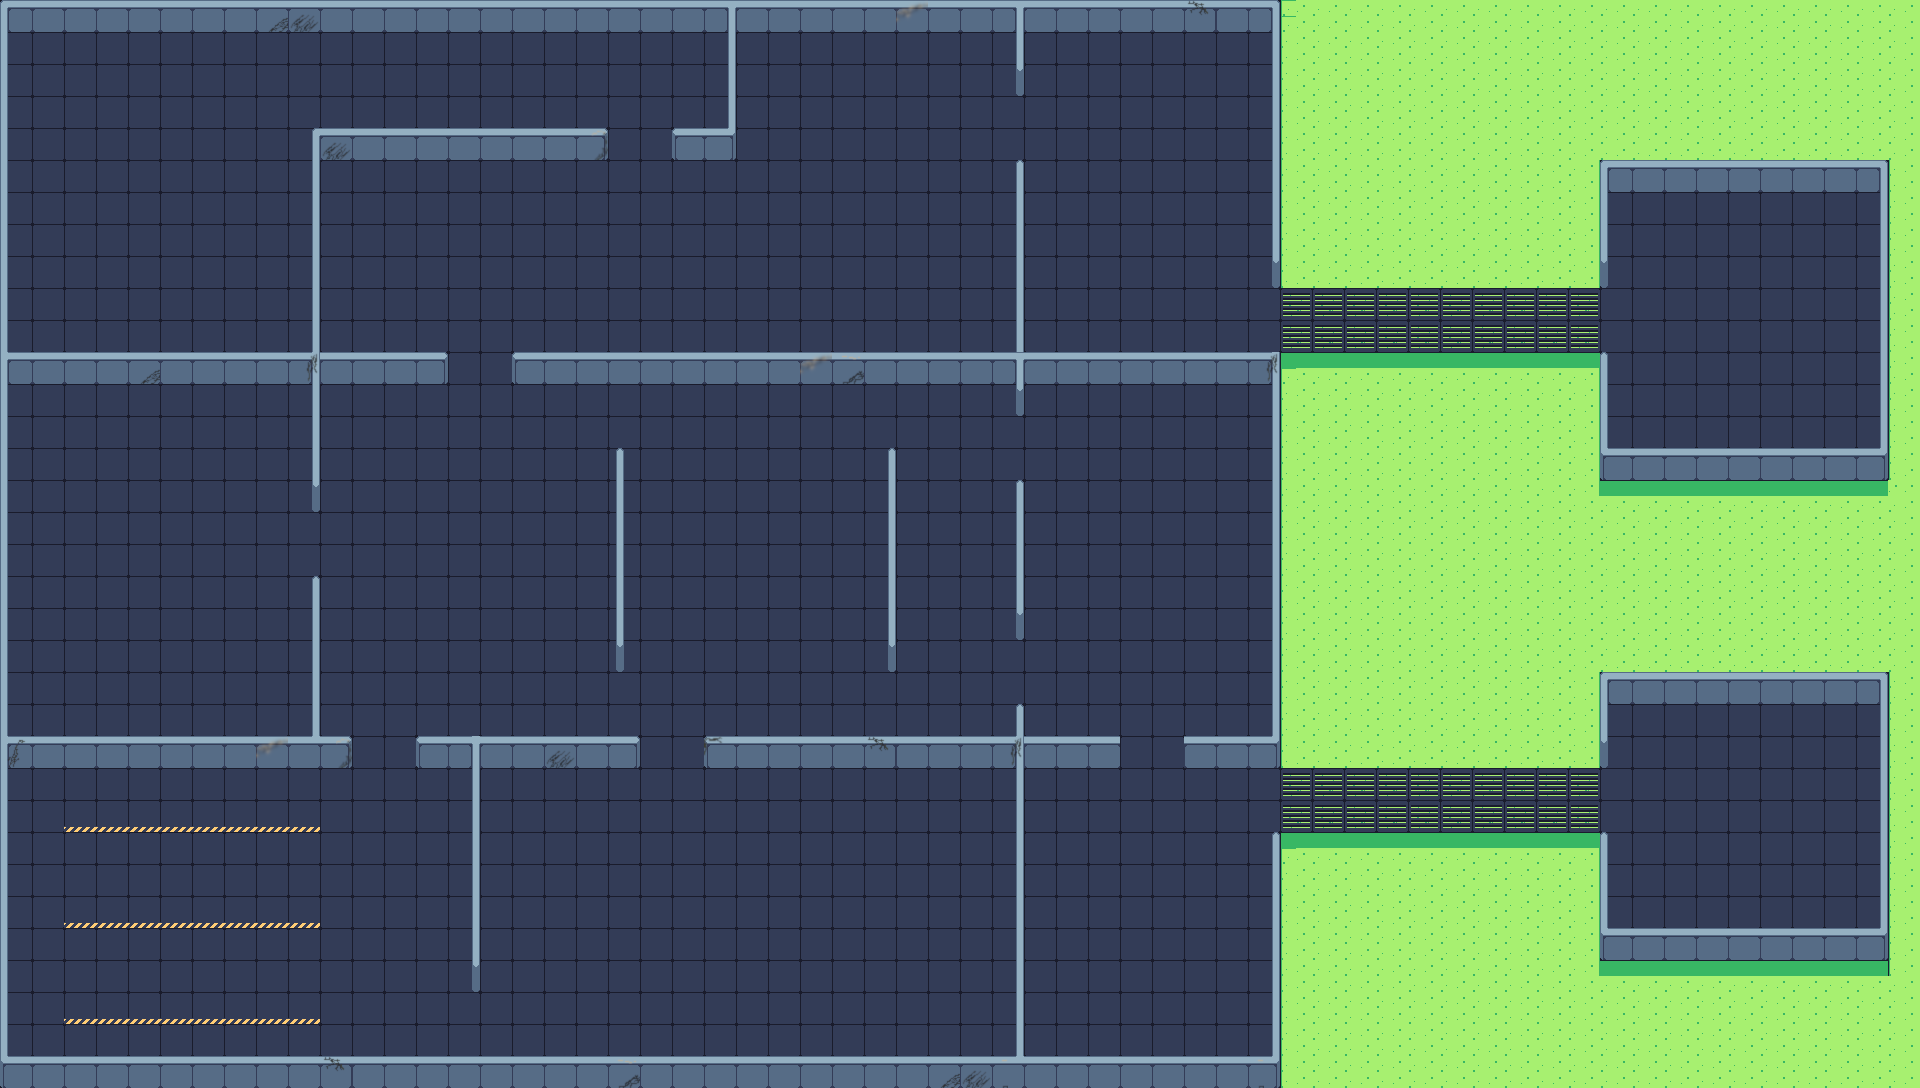

This game map was drawn from its Tiled (.tmx) file and the tilesets committed beside it. A one-line description and the trimmed map source follow:
An orthogonal 120x68 tile map with 16x16 px tiles, 2 tile layers (1Floor, 2Block) and 37 objects.

<map version="1.8" tiledversion="1.8.2" orientation="orthogonal" renderorder="right-down" width="120" height="68" tilewidth="16" tileheight="16" infinite="0" nextlayerid="5" nextobjectid="45">
 <tileset firstgid="1" source="map1.tsx" />
 <layer id="1" name="1Floor" width="120" height="68">
  <data>[8160 cells, 8160 non-empty, 22 distinct tile ids]</data>
 </layer>
 <layer id="2" name="2Block" width="120" height="68">
  <data>[8160 cells, 1137 non-empty, 110 distinct tile ids]</data>
 </layer>
 <objectgroup id="3" name="Col1">
  <object id="1" x="1268" y="-1" width="340" height="279.667" />
  <object id="3" x="1601" y="164" width="286" height="20.5" />
  <object id="4" x="1282" y="342.667" width="313" height="417" />
  <object id="5" x="1881" y="159" width="33" height="800" />
  <object id="6" x="1601" y="675.75" width="285" height="21" />
  <object id="8" x="1273" y="822.667" width="334" height="266.333" />
  <object id="9" x="1598" y="931.5" width="288" height="20.25" />
  <object id="10" x="616" y="448" width="8.66667" height="223.333" />
  <object id="11" x="887.333" y="449.333" width="10.6667" height="223.333" />
  <object id="12" x="1015.33" y="478.667" width="9.33333" height="162.667" />
  <object id="13" x="1016" y="706.667" width="8" height="356" />
  <object id="14" x="1016" y="162" width="8.5" height="252" />
  <object id="15" x="1016" y="1.5" width="9" height="94.5" />
  <object id="16" x="514" y="352" width="757.667" height="20" />
  <object id="17" x="704.667" y="739.333" width="422.125" height="19.8334" />
  <object id="18" x="1176.75" y="739.333" width="102.583" height="20.5" />
  <object id="19" x="416.667" y="739.5" width="224.667" height="19.8333" />
  <object id="20" x="471.758" y="739.878" width="8.96966" height="250.122" />
  <object id="21" x="312" y="577.333" width="7.33333" height="159.333" />
  <object id="22" x="1.33333" y="739.5" width="350" height="20.5" />
  <object id="23" x="2" y="0" width="6" height="1084" />
  <object id="24" x="1.5" y="1059.5" width="1279" height="28.5" />
  <object id="25" x="311" y="132" width="10" height="375" />
  <object id="26" x="8" y="355" width="439" height="20.5" />
  <object id="27" x="315" y="132" width="293" height="19" />
  <object id="28" x="674" y="131.5" width="62" height="19.5" />
  <object id="29" x="729" y="-1" width="7" height="133" />
  <object id="31" x="0" y="2" width="1277" height="16.6667" />
  <object id="32" x="63.3333" y="821.167" width="258" height="7.83333" />
  <object id="33" x="63.3333" y="918.167" width="258.667" height="8" />
  <object id="34" x="64.6667" y="1014.5" width="257.333" height="7.16667" />
  <object id="36" x="1604.5" y="451.333" width="277.5" height="20.6667" />
  <object id="37" x="1271" y="253.5" width="9" height="33.5" />
  <object id="38" x="1599.17" y="256" width="8.83333" height="24" />
  <object id="41" x="1272" y="354.667" width="8" height="405.5" />
  <object id="42" x="1579.33" y="349.333" width="28.6667" height="417.333" />
 </objectgroup>
 <objectgroup id="4" name="Col2">
  <object id="44" x="1119.58" y="739.667" width="64.5" height="20">
   <properties>
    <property name="CentX" type="float" value="1152" />
    <property name="CentY" type="float" value="750" />
   </properties>
  </object>
 </objectgroup>
</map>
